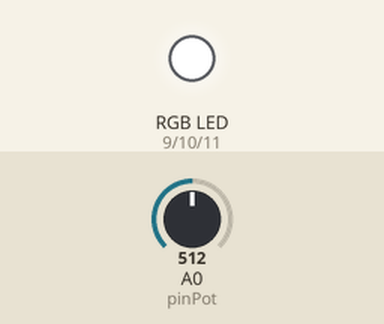
This sketch was run on a simulated Arduino Uno, built with avr-gcc and run on an emulated ATmega328P. Parts: an RGB LED mixed from three pins (HIGH = lit). Dashed ring = blinking. The inputs (shaded band) are chosen by the test bench; at power-on: A0 (pinPot) = 512.

Above: at 1.25 s.
1.3 s: A0 (pinPot) set to 0
At 2.3 s:
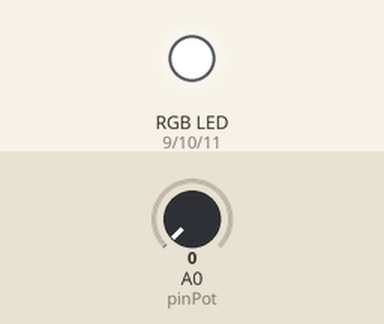
2.8 s: A0 (pinPot) set to 3
4.3 s: A0 (pinPot) set to 6
At 7.22 s:
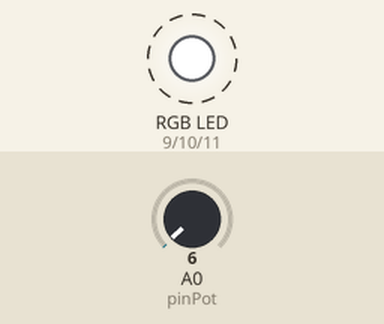
7.3 s: A0 (pinPot) set to 265
10.3 s: A0 (pinPot) set to 511
At 11.45 s:
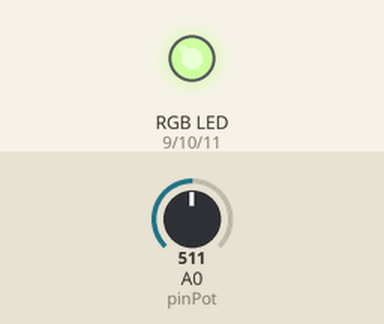
Timing chart, 0 to 11.3 s (numbered marks = the images above; inputs shaded):
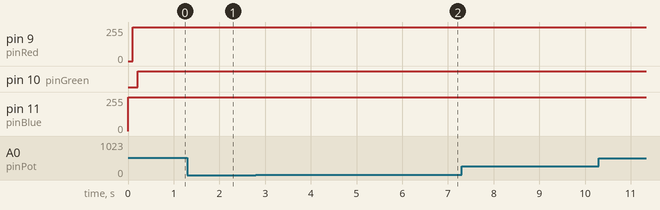

Measured:
- the behaviour switches between 4 and 5 on A0 (pinPot) (found by bisection; images 1 and 2)
- after the input at 1.3 s, pin 10 (pinGreen): stays HIGH (without the input it goes to HIGH after 0.75 s); pin 11 (pinBlue): stays 255/255 (without the input it goes to 215/255 after 0.75 s)
- after the input at 4.3 s, pin 9 (pinRed): alternates 255/255 for 0.23 s and 254/255 for 0.08 s, starting after 0.12 s

The sketch:

class.ino
```cpp
// 腳位設定
const int pinRed = 9;
const int pinGreen = 10;
const int pinBlue = 11;
const int pinPot = A0;   // 將按鈕改為可變電阻，接在 A0

int rainbowPosition = 0; // 紀錄目前彩虹燈效的進度

void setup() {
  pinMode(pinRed, OUTPUT);
  pinMode(pinGreen, OUTPUT);
  pinMode(pinBlue, OUTPUT);
  // 類比輸入 (A0) 預設為輸入模式，不需要特別寫 pinMode
}

// 寫入 RGB 並套用亮度控制 (Common Anode 共陽極)
void setRGB(int r, int g, int b, int brightness) {
  // 依照亮度比例 (0~255) 縮放原始的 RGB 數值
  r = (r * brightness) / 155;
  g = (g * brightness) / 255;
  b = (b * brightness) / 255;

  // 共陽極 LED：255為全暗，0為全亮，因此需要 255 減去目標值
  analogWrite(pinRed, 255 - r);
  analogWrite(pinGreen, 255 - g);
  analogWrite(pinBlue, 255 - b);
}

// 計算 0-255 進度下的顏色，並傳遞亮度參數
void showRainbow(int pos, int brightness) {
  if (pos < 85) {
    setRGB(255 - pos * 3, pos * 3, 0, brightness);
  } else if (pos < 170) {
    pos -= 85;
    setRGB(0, 255 - pos * 3, pos * 3, brightness);
  } else {
    pos -= 170;
    setRGB(pos * 3, 0, 255 - pos * 3, brightness);
  }
}

void loop() {
  // 1. 讀取可變電阻的數值 (0 到 1023)
  int potValue = analogRead(pinPot);

  // 2. 將數值轉換為亮度等級 (0 到 255)
  int brightness = map(potValue, 0, 1023, 0, 255);

  // 3. 播放彩虹燈效，並套用目前的可變電阻亮度
  showRainbow(rainbowPosition, brightness);

  rainbowPosition++; // 推進彩虹顏色
  if (rainbowPosition > 255) {
    rainbowPosition = 0; // 循環重置
  }

  delay(1); // 控制彩虹變換的速度
}
```

exam.ino
```cpp

```
